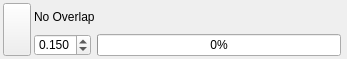
<?xml version="1.0" encoding="UTF-8"?>
<ui version="4.0">
 <class>Form</class>
 <widget class="QWidget" name="Form">
  <property name="geometry">
   <rect>
    <x>0</x>
    <y>0</y>
    <width>347</width>
    <height>56</height>
   </rect>
  </property>
  <property name="windowTitle">
   <string>Form</string>
  </property>
  <property name="styleSheet">
   <string notr="true">QPushButton#button_apply_overlap { text-align: center; }</string>
  </property>
  <layout class="QVBoxLayout" name="verticalLayout">
   <property name="spacing">
    <number>0</number>
   </property>
   <property name="leftMargin">
    <number>0</number>
   </property>
   <property name="topMargin">
    <number>0</number>
   </property>
   <property name="rightMargin">
    <number>0</number>
   </property>
   <property name="bottomMargin">
    <number>3</number>
   </property>
   <item>
    <widget class="QFrame" name="group_container_2">
     <property name="sizePolicy">
      <sizepolicy hsizetype="Expanding" vsizetype="Fixed">
       <horstretch>0</horstretch>
       <verstretch>0</verstretch>
      </sizepolicy>
     </property>
     <property name="frameShape">
      <enum>QFrame::Shape::NoFrame</enum>
     </property>
     <property name="frameShadow">
      <enum>QFrame::Shadow::Plain</enum>
     </property>
     <layout class="QGridLayout" name="gridLayout_2">
      <property name="leftMargin">
       <number>3</number>
      </property>
      <property name="topMargin">
       <number>3</number>
      </property>
      <property name="rightMargin">
       <number>3</number>
      </property>
      <property name="bottomMargin">
       <number>0</number>
      </property>
      <property name="horizontalSpacing">
       <number>3</number>
      </property>
      <property name="verticalSpacing">
       <number>3</number>
      </property>
      <item row="0" column="1" colspan="3">
       <widget class="QLabel" name="label_2">
        <property name="sizePolicy">
         <sizepolicy hsizetype="Fixed" vsizetype="Preferred">
          <horstretch>0</horstretch>
          <verstretch>0</verstretch>
         </sizepolicy>
        </property>
        <property name="text">
         <string>No Overlap</string>
        </property>
       </widget>
      </item>
      <item row="1" column="1">
       <widget class="QDoubleSpinBox" name="spin_minimum_spacing">
        <property name="enabled">
         <bool>true</bool>
        </property>
        <property name="sizePolicy">
         <sizepolicy hsizetype="Fixed" vsizetype="Fixed">
          <horstretch>0</horstretch>
          <verstretch>0</verstretch>
         </sizepolicy>
        </property>
        <property name="toolTip">
         <string>Minimum center-to-center spacing</string>
        </property>
        <property name="decimals">
         <number>3</number>
        </property>
        <property name="maximum">
         <double>1.000000000000000</double>
        </property>
        <property name="singleStep">
         <double>0.050000000000000</double>
        </property>
        <property name="value">
         <double>0.150000000000000</double>
        </property>
       </widget>
      </item>
      <item row="0" column="0" rowspan="2" alignment="Qt::AlignmentFlag::AlignTop">
       <widget class="QPushButton" name="button_apply_overlap">
        <property name="toolTip">
         <string>Enable or disable overlap removal</string>
        </property>
        <property name="sizePolicy">
         <sizepolicy hsizetype="Fixed" vsizetype="Fixed">
          <horstretch>0</horstretch>
          <verstretch>0</verstretch>
         </sizepolicy>
        </property>
        <property name="minimumSize">
         <size>
          <width>28</width>
          <height>53</height>
         </size>
        </property>
        <property name="maximumSize">
         <size>
          <width>28</width>
          <height>53</height>
         </size>
        </property>
        <property name="baseSize">
         <size>
          <width>0</width>
          <height>0</height>
         </size>
        </property>
        <property name="autoFillBackground">
         <bool>false</bool>
        </property>
        <property name="text">
         <string/>
        </property>
        <property name="icon">
         <iconset>
          <normaloff>../../shared/icons/material/animation_play.svg</normaloff>
          <normalon>../../shared/icons/material/animation_pause.svg</normalon>../../shared/icons/material/animation_play.svg</iconset>
        </property>
        <property name="iconSize">
         <size>
          <width>22</width>
          <height>22</height>
         </size>
        </property>
        <property name="checkable">
         <bool>true</bool>
        </property>
        <property name="checked">
         <bool>false</bool>
        </property>
        <property name="flat">
         <bool>false</bool>
        </property>
        <property name="iconName" stdset="0">
         <string>animation_play</string>
        </property>
       </widget>
      </item>
      <item row="1" column="2">
       <widget class="QWidget" name="widget" native="true">
        <layout class="QVBoxLayout" name="verticalLayout_2">
         <property name="spacing">
          <number>0</number>
         </property>
         <property name="leftMargin">
          <number>3</number>
         </property>
         <property name="topMargin">
          <number>0</number>
         </property>
         <property name="rightMargin">
          <number>0</number>
         </property>
         <property name="bottomMargin">
          <number>0</number>
         </property>
         <item>
          <widget class="QProgressBar" name="progress_no_overlap_calculation">
           <property name="value">
            <number>0</number>
           </property>
          </widget>
         </item>
        </layout>
       </widget>
      </item>
     </layout>
    </widget>
   </item>
  </layout>
 </widget>
 <resources/>
 <connections/>
</ui>
